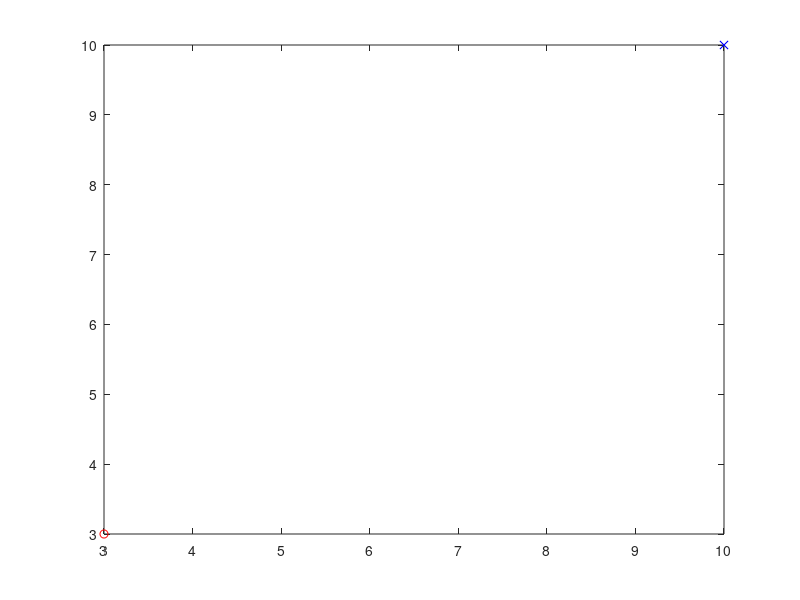

This chart was generated by the following MATLAB code: (Note: this script raises an error after producing the figure.)
%-----------This file aims to use control law to get the 
%-----------input of the second-integrator form state function, i.e.,
%-----------dx1 = x2;
%-----------dx2 = u
%% initialization
clear;
clc;
close all;
target = [10 10];
obs = [3 3;
    8 6];
obs_r = 0.3;
reactR = 1.2;
buffer_r = 1.5;
m = 2;

p1 = plot(target(1), target(2),  'bx');
hold on;
p2 = plot(obs(1, 1), obs(1, 2),  'ro');
hold on;
circle(obs(1, :), obs_r,  'r');
hold on;
circle(obs(1, :), reactR,  'k');
hold on;
p3 = plot(obs(2, 1), obs(2, 2),  'ro');
hold on;
circle(obs(2, :), obs_r,  'r');
hold on;
circle(obs(2, :), reactR,  'k');
hold on;

% Initial Conditions
x = [0 0;
    0 0;
    6 0.5;
    0 0;
    3 5;
    0 0];
x1_1 = x(1, :);
x1_2 = x(2, :);
x2_1 = x(3, :);
x2_2 = x(4, :);
x3_1 = x(5, :);
x3_2 = x(6, :);
pos = [x1_1; x2_1; x3_1];
k = convhull(pos);
plot(pos(k ,1), pos(k, 2), 'b');
hold on;
% Formation shape that agents are going to follow
F = [2, 0;
    0, 2];

e1 = zeros(1, 2);
e2 = zeros(1, 2);
e3 = zeros(1, 2);
de1 = zeros(1, 2);
de2 = zeros(1, 2);
de3 = zeros(1, 2);
u1 = zeros(1, 2);
u2 = zeros(1, 2);
u3 = zeros(1, 2);
vel1 = zeros(1, 2);
vel2 = zeros(1, 2);
vel3 = zeros(1, 2);
v1 = zeros(1, 2);
v2 = zeros(1, 2);

k1 = 2;
k2 = 2;
k3 = 2;
dis_to_tar = norm(x1_1 - target);
flag2 = false;
flag3 = false;

%% main code
dt = 0.1;
epc = 0.8;
xite = 0.8; % impact the speed of agent 1 when it is closed to the target
i = 1;
% LQR control parameters
A = [0 1;
    0 0];
B = [0; 1 / m];
Q2 = 300 * eye(2);
R2 = 1;
Q1 = 10 * eye(2);
R1 = 20;
K1 = lqr(A, B, Q1, R1);
K2 = lqr(A, B, Q2, R2);

while dis_to_tar > 2
    dis_to_tar = norm(x1_1 - target);
    [dis_to_obc, inx1] = min([norm(x1_1 - obs(1, :)); norm(x1_1 - obs(2, :))]);
    [dis_to_obc2, inx2] = min([norm(x2_1 - obs(1, :)); norm(x2_1 - obs(2, :))]);
    [dis_to_obc3, inx3] = min([norm(x3_1 - obs(1, :)); norm(x3_1 - obs(2, :))]);

    %% control inputs    
        
    x2d = x1_1 + F(1, :);
    e2(i, :) = x2_1 - x2d;
    de2(i, :) = x2_2 - x1_2;
    s2 = e2(i, :) + de2(i, :);

    x3d = x1_1 + F(2, :);
    e3(i, :) = x3_1 - x3d;
    de3(i, :) = x3_2 - x1_2;
    s3 = e3(i, :) + de3(i, :);


    %% ----------------Another control law for followers(uncomplete)-----------------
    
    [u1(i, :), v1(i, :), v2(i, :)] = APF(x1_1, obs, target);
    u1(i, :) = u1(i, :) / m;
    
%     if dis_to_obc2 > buffer_r
%         flag2 = false;
%     end
% 
%     if dis_to_obc2 < reactR || flag2
% %             u2(i, :) = x2_1 + APF(x2_1, obs, target);
%         u2(i, :) = APF(x2_1, obs, target) / m;
%         flag2 = true;
%     else
%         flag2 = false;
%         % sliding mode control
%         u2(i, :) = -k2 * s2 - xite * tanh(s2) + u1(i, :) + x1_2 - x2_2;
%         % LQR control
% %             u2(i, :) = -K2 * [e2(i, :); de2(i, :)] + u1(i, :);
%     end
% 
% %     control input of agent 3
%     if dis_to_obc3 > buffer_r
%         flag3 = false;
%     end
% 
%     if dis_to_obc3 < reactR || flag3
% %             u3(i, :) = x3_1 + APF(x3_1, obs, target);
%         u3(i, :) = APF(x3_1, obs, target) / m;
%         flag3 = true;
%     else
%         flag3 = false;
%         % sliding mode control
%         u3(i, :) = -k3 * s3 - xite * tanh(s3) + u1(i, :) + x1_2 - x3_2;
% 
%         % LQR control
% %             u3(i, :) = -K2 * [e3(i, :); de3(i, :)] + u1(i, :);
%     end

    %% -----------------End of another control law---------------------------


    % set input force limit
    u1(i, :) = saturation_input(u1(i, :));
%     u2(i, :) = saturation_input(u2(i, :));
%     u3(i, :) = saturation_input(u3(i, :));
    %% update states
    x1_1 = x1_1 + dt * x1_2;
    x1_2 = x1_2 + dt * u1(i, :);

%     x2_1 = x2_1 + dt * x2_2;
%     x2_2 = x2_2 + dt * u2(i, :);
% 
%     x3_1 = x3_1 + dt * x3_2;
%     x3_2 = x3_2 + dt * u3(i, :);
    x1_2 = saturation(x1_2);
    x2_2 = saturation(x2_2);
    x3_2 = saturation(x3_2);

    vel1(i, :) = x1_2;
    vel2(i, :) = x2_2;
    vel3(i, :) = x3_2;
    i = i + 1;

    %% dynamic plot
    p4 = plot(x1_1(1), x1_1(2),  'r.');
    hold on;
    p5 = plot(x2_1(1), x2_1(2),  'g.');
    hold on;
    p6 = plot(x3_1(1), x3_1(2),  'b.');
    hold on;
    if mod(i, 50) == 0
        % draw the formation
        pos = [x1_1; x2_1; x3_1];
        k = convhull(pos);
        plot(pos(k ,1), pos(k, 2), 'b');
        hold on;
    end
    pause(0.01);
end

%% plot
pos = [x1_1; x2_1; x3_1];
k = convhull(pos);
plot(pos(k ,1), pos(k, 2), 'b');
hold on;
i = i - 1;
grid on;
xlabel('x');
ylabel('y');
title('Trajectories of 3 agents');
legend([p1 p2 p3 p4 p5 p6], {'Target',  'Obstacle1',  'obstacle2' 'Leader',  'Follower1',  'Follower2'},  'Location',  'northwest');
figure(2);
plot(1:1:i, e1(:, 1),  'r',  'Linewidth', 2);
hold on;
plot(1:1:i, e2(:, 1),  'g',  'Linewidth', 2);
hold on;
plot(1:1:i, e3(:, 2),  'b',  'Linewidth', 2);
grid on;
xlabel('Iteration Times');
ylabel('Tracking error');
title('Tracking errors along x-axis');
legend('Leader',  'Follower1',  'Follower2',  'Location',  'northeast');
figure(3);
plot(1:1:i, u1(:, 1),  'r',  'Linewidth', 1);
hold on;
plot(1:1:i, u1(:, 2),  'r--',  'Linewidth', 1);
hold on;
plot(1:1:i, u2(:, 1),  'g',  'Linewidth', 1);
hold on;
plot(1:1:i, u2(:, 2),  'g--',  'Linewidth', 1);
hold on;
plot(1:1:i, u3(:, 1),  'b',  'Linewidth', 1);
hold on;
plot(1:1:i, u3(:, 2),  'b--',  'Linewidth', 1);
hold on;
grid on;
xlabel('Iteration Times');
ylabel('Control input');
title('Control inputs');
legend('Leader x',  'Leader y',  'Follower1 x',  'Follower1 y',  'Follower2 x',  'Follower2 y',  'Location',  'northeast');
figure(4);
plot(1:1:i, v1(:, 1),  'g', 'Linewidth', 1.5);
hold on;
plot(1:1:i, v2(:, 1),  'b',  'Linewidth', 1.5);
hold on;
grid on;
xlabel('e');
ylabel('de');
title('Sliding mode');
legend('Follower1',  'Follower2');
% figure(5);
% plot(1:1:i, vel1(:, 1),  'r',  'Linewidth', 1.5);
% hold on;
% plot(1:1:i, vel2(:, 1),  'g',  'Linewidth', 1.5);
% hold on;
% plot(1:1:i, vel3(:, 1),  'b',  'Linewidth', 1.5);
% hold on;
% grid on;
% xlabel('i');
% ylabel('speed');
% title('Velocity');
% legend('Leader',  'Follower1',  'Follower2');
%% functions
function [u, v1, v2] = APF(pos, obs, target)
    k1 = 0.2;
    obs_r = 0.3;
    reactR = 1.2;
    sig = 10; %constant parameter
    Wa = 0.003; %constant parameter
    W2 = 0.5; %constant parameter 

    dis_to_tar = norm(pos - target);
    dir = (pos - target) / dis_to_tar;
    sig1 = min(sig, sig * sign(pos - target) / dis_to_tar);

    v1 = Wa * (dis_to_tar^2 * dir + sig1);

    v2 = zeros(1, length(obs));

    for i = 1:length(obs)
        dis_to_obc = norm(pos - obs(i, :));

        if dis_to_obc < reactR
            v2 = -W2 * (reactR^2 / dis_to_obc^2 - 1) * dir;
            % check if agent, target and obstacle lie on a line
            ang = dot(pos - target, pos - obs(i, :)) / (dis_to_obc * dis_to_tar);
            if abs(ang - 1) < 0.001
                v2 = W2 * 10*rand(1, 2);
            end
            break;
        else
            v2 = [0 0];
        end
    end
    u = -k1 * (v1 + v2);
    u = saturation(u);
end

function u = saturation(x)
    maximum = 5;

    if norm(x) > maximum
        u = maximum * x / norm(x);
    else
        u = x;
    end

end

function u = saturation_input(x)
    maximum = 8;

    if norm(x) > maximum
        u = maximum * x / norm(x);
    else
        u = x;
    end

end
